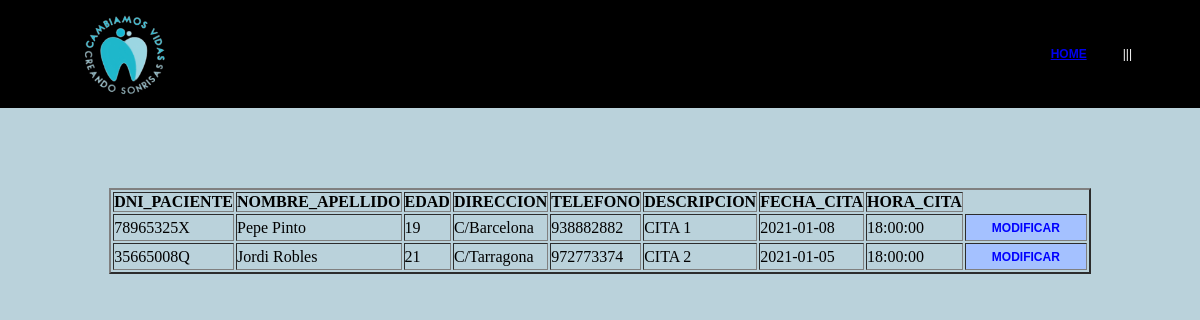
Screenshot of /codigoFuente/pacientes2.php (signed in) with the database file from the repository.
### tables this page shows
CREATE TABLE AGENDA (
  ID_CITA integer AUTO_INCREMENT,
  DNI_PACIENTE varchar(9),
  DESCRIPCION_CITA varchar(200),
  FECHA_CITA date,
  HORA_CITA time,
  PRIMARY KEY (ID_CITA),
  FOREIGN KEY (DNI_PACIENTE) REFERENCES PACIENTES (DNI_PACIENTE)
);

CREATE TABLE PACIENTES (
  DNI_PACIENTE varchar(9),
  NOMBRE_APELLIDO varchar(30),
  EDAD integer,
  NACIONALIDAD varchar(30),
  DIRECCION varchar(30),
  TELEFONO varchar(9),
  FECHA_NACIMIENTO DATE,
  PRIMARY KEY (DNI_PACIENTE)
);

### codigoFuente/pacientes2.php (the view, shortened to what this page needs)
<?php
$mysql = new mysqli("localhost", "root", "", "boca_sana");
?>
<html>
<head>
	<link rel="stylesheet" type="text/css" href="css/style.css">
</head>
<body style="background-color:#BAD2DB">
<div id= "formulario">
<header id="Header">
	<img src="css/imagen2.png" alt="" class="logo">
	<ul class="main-menu">
		<li class="cta"><a href="home.php">HOME</a></li>
		<ul class="nav">
			<li><a href="">|||</a></img>
			</li>
		</ul>
	</ul>
</header>
<br><br><br><br><br><br><br><br><br><br><br><br>
  </div>
  	<div class="padre">
	<section>
			<table border="2">
				<tr>
					<th>DNI_PACIENTE</th>
					<th>NOMBRE_APELLIDO</th>
					<th>EDAD</th>
					<th>DIRECCION</th>
					<th>TELEFONO</th>
					<th>DESCRIPCION</th>
					<th>FECHA_CITA</th>
					<th>HORA_CITA</th>
				</tr>
				<?php
				$registro = $mysql->query("SELECT P.dni_paciente, P.nombre_apellido,P.edad,P.direccion,P.telefono, A.descripcion_cita, A.fecha_cita, A.hora_cita
				FROM pacientes P
				INNER JOIN agenda A ON A.dni_paciente = P.dni_paciente
				WHERE P.dni_paciente=A.dni_paciente") or
				die($mysql->error);
				while ($fila=$registro->fetch_array())
				{
					echo '
					<tr>
					<td>'.$fila['dni_paciente'].'</td>
					<td>'.$fila['nombre_apellido'].'</td>
					<td>'.$fila['edad'].'</td>
					<td>'.$fila['direccion'].'</td>
					<td>'.$fila['telefono'].'</td>
					<td>'.$fila['descripcion_cita'].'</td>
					<td>'.$fila['fecha_cita'].'</td>
					<td>'.$fila['hora_cita'].'</td>
					<td><form action="curso/index.php"><input class="boton" type="submit" value="MODIFICAR"/></form></td>
					</tr>
					';
				}
				?>
			</table>
		</section>
		</div>
</body>
</html>

### codigoFuente/css/style.css (style rules this page uses)
#formulario { padding: 20px 0px 0px 30px; font-family:verdana,arial; font-size:9pt; display: flex; flex-direction: column; justify-content: center; align-items: center; }
.boton { font-size:12px; font-family:Verdana,Helvetica; font-weight:bold; color:#0000FF; background:#A4C1FF; border:0px; width:120px; height:25px; }
#header { height: auto; width: 90%; position: fixed; top: 0; left: 0; display:flex; justify-content: space-between; align-items: center; padding: 0 5%; box-sixing: border-box; height: 100px; transition: 0.5s; background-color: black; border: 4px solid black; }
.logo { height: 100%; }
.main-menu { display: flex; justify-content: center; align-items: center; list-style: none; }
.cta { padding: 10px 24px; border-radius: 30px; background-color: var(--main-color); color: #f2f2f2; font-weight: 600; cursor: pointer; transition: 0.5s; }
.padre { display: flex; justify-content: center; }
* { margin:0px; padding:0px; }
ul, ol { list-style:none; }
.nav > li { float:left; }
.nav li a { background-color:#000; color:#fff; text-decoration:none; padding:10px 12px; display:block; }

### codigoFuente/pacientes2.php (style rules this page uses)
* { margin:0px; padding:0px; }
ul, ol { list-style:none; }
.nav > li { float:left; }
.nav li a { background-color:#000; color:#fff; text-decoration:none; padding:10px 12px; display:block; }

### rows the page displays
agenda: DNI_PACIENTE.DNI_PACIENTE "78965325X", DNI_PACIENTE.NOMBRE_APELLIDO "Pepe Pinto", DNI_PACIENTE.EDAD "19", DNI_PACIENTE.DIRECCION "C/Barcelona", DNI_PACIENTE.TELEFONO "938882882", DESCRIPCION_CITA "CITA 1", FECHA_CITA "2021-01-08", HORA_CITA "18:00:00"
agenda: DNI_PACIENTE.DNI_PACIENTE "35665008Q", DNI_PACIENTE.NOMBRE_APELLIDO "Jordi Robles", DNI_PACIENTE.EDAD "21", DNI_PACIENTE.DIRECCION "C/Tarragona", DNI_PACIENTE.TELEFONO "972773374", DESCRIPCION_CITA "CITA 2", FECHA_CITA "2021-01-05", HORA_CITA "18:00:00"
